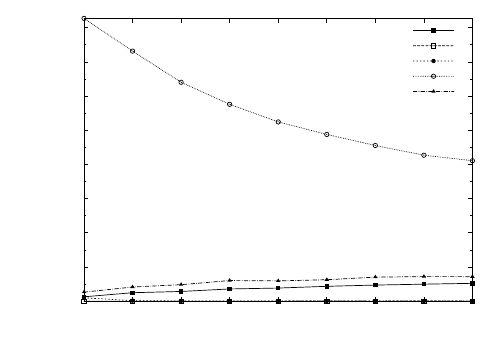

Write gnuplot code to recreate this figure.
set terminal epslatex monochrome
            set output 'blowup-factors.tex'
            set key top right
            set xrange [ 2 : 10  ]
            set yrange [  1  : 1.41362  ]
	    set mytics 2
    	set xlabel '\# of partitions'
    	set ylabel 'blowup factor '
	set style line 1 pt 5 lw 2 
	set style line 2 pt 4 lw 2 
	set style line 3 pt 7 lw 2 
	set style line 4 pt 6 lw 2 
	set style line 5 pt 9 lw 2 
	set style line 6 pt 8 lw 1 
	set style line 7 pt 11 lw 1 
	set style line 8 pt 10 lw 1
plot 'blowup-factors.dat' using 1:2 t '\bunny' with lp ls 1, \
'blowup-factors.dat' using 1:4 t '\blobs' with lp ls 2, \
'blowup-factors.dat' using 1:6 t '\clique' with lp ls 3, \
'blowup-factors.dat' using 1:8 t '\gnp' with lp ls 4, \
'blowup-factors.dat' using 1:10 t '\sphere' with lp ls 5 
